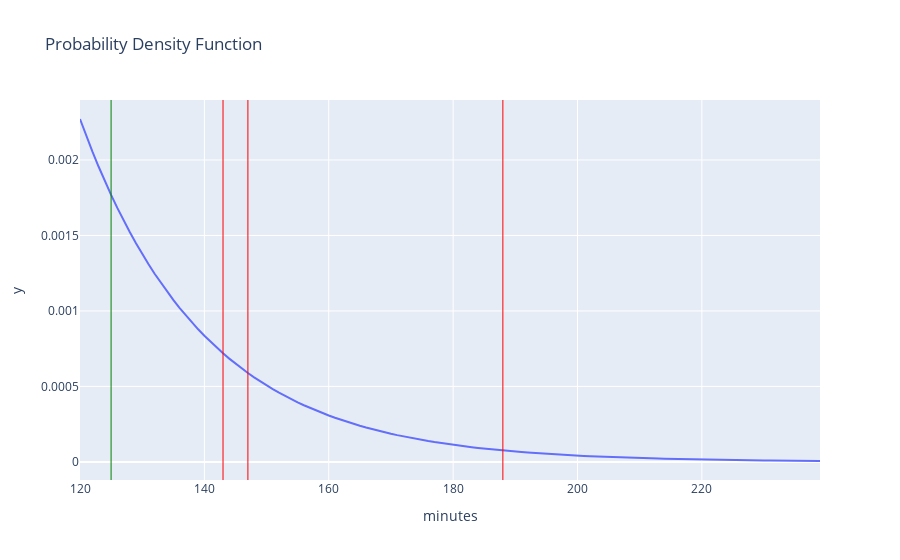
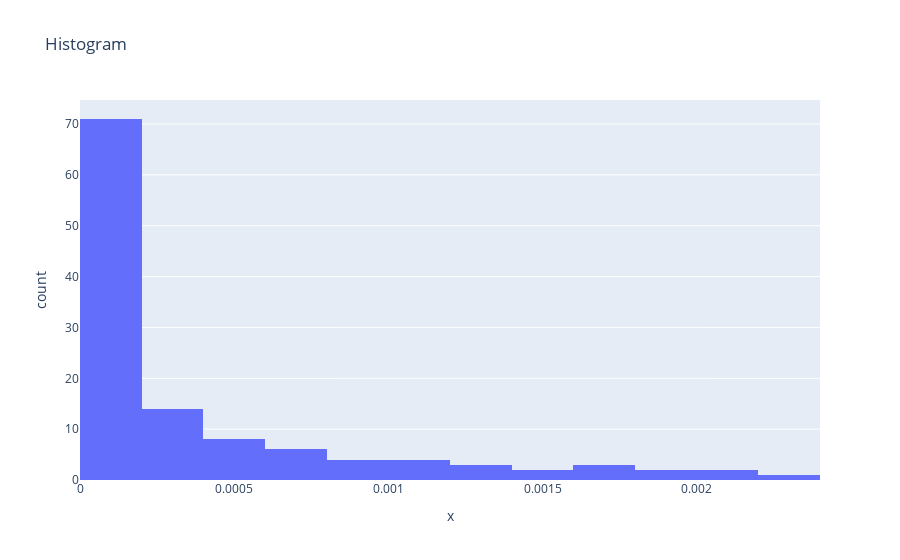

The cell these charts' notebook holds for them, in order:
### Code cell
import plotly_express as px
import pandas as pd
list=[];
for rec in range(120,240):
    list_rec = rec/60;
    list.append(list_rec)
x = []; pdf_list = []
exp_const, f_exp_pwr, s_exp_pwr, F, G, H , I = 2.718281828, 3, 7, 0, 0, 0, 0
for i in list:
    lwr_lim = i; upr_lim = i+1/60
    F = -abs(lwr_lim*f_exp_pwr); G = -abs(upr_lim*f_exp_pwr)
    H = -abs(lwr_lim*s_exp_pwr); I = -abs(upr_lim*s_exp_pwr)
    num1 = -abs(0.3131); num2 = -abs(0.0952)
    eqn1 = exp_const**G - exp_const**F; eqn2 = exp_const**I - exp_const**H
    eqn3 = num1*eqn1; eqn4 = num2*eqn2; pdf_eqn = eqn3 + eqn4
    x.append(lwr_lim*60)
    pdf_list.append(pdf_eqn*60)  
#Label the axes and show the plot
pdf_df = pd.DataFrame(data=pdf_list, index=x)
pdf_fig = px.line(pdf_df, x=x, y=pdf_list, title='Probability Density Function',
                labels=dict(x="minutes", y="y") 
                 )
mean = 125; q1 = 147; q2 = 143; q3 = 188;
pdf_fig.add_vline(x=mean, line_width=1, line_color="green")
pdf_fig.add_vline(x=q1, line_width=1, line_color="red")
pdf_fig.add_vline(x=q2, line_width=1, line_color="red")
pdf_fig.add_vline(x=q3, line_width=1, line_color="red")
pdf_fig.show()
#show the histogram
hist_df = pd.DataFrame(data=pdf_list, index=x)
hist_fig = px.histogram(hist_df, x=pdf_list, title='Histogram')
hist_fig.show()

### Figure 1 — Plotly figure (JSON) as saved in the notebook; plotly's stock layout.template omitted (floating-point values rounded to 4 significant figures)
{"data": [{"hovertemplate": "minutes=%{x}<br>y=%{y}<extra></extra>", "legendgroup": "", "line": {"color": "#636efa", "dash": "solid"}, "marker": {"symbol": "circle"}, "mode": "lines", "name": "", "orientation": "v", "showlegend": false, "type": "scatter", "x": [120, 121, 122, 123.0, 124.0, 125.0, 126, 127, 128, 129, 130, 131, 132, 133, 134, 135, 136, 137, 138, 139, 140, 141, 142, 143, 144, 145, 146, 147, 148, 149, 150, 151, 152, 153, 154, 155, 156, 157, 158, 159, 160, 161, 162, 163, 164, 165, 166, 167, 168, 169, 170, 171, 172, 173, 174, 175, 176, 177, 178, 179, 180, 181, 182, 183, 184, 185, 186, 187, 188, 189, 190, 191, 192, 193, 194, 195, 196, 197, 198, 199, 200, 201, 202, 203, 204, 205, 206, 207, 208, 209, 210, 211, 212, 213, 214, 215, 216, 217, 218, 219, 220, 221, 222, 223, 224, 225, 226, 227, 228, 229, 230, 231, 232, 233, 234, 235, 236, 237, 238, 239], "xaxis": "x", "y": [0.002272, 0.002161, 0.002055, 0.001955, 0.00186, 0.001769, 0.001683, 0.001601, 0.001523, 0.001448, 0.001378, 0.00131, 0.001247, 0.001186, 0.001128, 0.001073, 0.001021, 0.0009707, 0.0009234, 0.0008784, 0.0008355, 0.0007948, 0.000756, 0.0007191, 0.0006841, 0.0006507, 0.000619, 0.0005888, 0.0005601, 0.0005327, 0.0005068, 0.000482, 0.0004585, 0.0004362, 0.0004149, 0.0003947, 0.0003754, 0.0003571, 0.0003397, 0.0003231, 0.0003074, 0.0002924, 0.0002781, 0.0002645, 0.0002516, 0.0002394, 0.0002277, 0.0002166, 0.000206, 0.000196, 0.0001864, 0.0001773, 0.0001687, 0.0001605, 0.0001526, 0.0001452, 0.0001381, 0.0001314, 0.000125, 0.0001189, 0.0001131, 0.0001076, 0.0001023, 9.732e-05, 9.257e-05, 8.806e-05, 8.376e-05, 7.968e-05, 7.579e-05, 7.21e-05, 6.858e-05, 6.524e-05, 6.205e-05, 5.903e-05, 5.615e-05, 5.341e-05, 5.081e-05, 4.833e-05, 4.597e-05, 4.373e-05, 4.16e-05, 3.957e-05, 3.764e-05, 3.58e-05, 3.406e-05, 3.239e-05, 3.081e-05, 2.931e-05, 2.788e-05, 2.652e-05, 2.523e-05, 2.4e-05, 2.283e-05, 2.171e-05, 2.066e-05, 1.965e-05, 1.869e-05, 1.778e-05, 1.691e-05, 1.609e-05, 1.53e-05, 1.456e-05, 1.385e-05, 1.317e-05, 1.253e-05, 1.192e-05, 1.134e-05, 1.078e-05, 1.026e-05, 9.757e-06, 9.281e-06, 8.829e-06, 8.398e-06, 7.988e-06, 7.599e-06, 7.228e-06, 6.876e-06, 6.54e-06, 6.221e-06, 5.918e-06], "yaxis": "y"}], "layout": {"legend": {"tracegroupgap": 0}, "shapes": [{"line": {"color": "green", "width": 1}, "type": "line", "x0": 125, "x1": 125, "xref": "x", "y0": 0, "y1": 1, "yref": "y domain"}, {"line": {"color": "red", "width": 1}, "type": "line", "x0": 147, "x1": 147, "xref": "x", "y0": 0, "y1": 1, "yref": "y domain"}, {"line": {"color": "red", "width": 1}, "type": "line", "x0": 143, "x1": 143, "xref": "x", "y0": 0, "y1": 1, "yref": "y domain"}, {"line": {"color": "red", "width": 1}, "type": "line", "x0": 188, "x1": 188, "xref": "x", "y0": 0, "y1": 1, "yref": "y domain"}], "title": {"text": "Probability Density Function"}, "xaxis": {"anchor": "y", "domain": [0, 1], "title": {"text": "minutes"}}, "yaxis": {"anchor": "x", "domain": [0, 1], "title": {"text": "y"}}}}

### Figure 2 — Plotly figure (JSON) as saved in the notebook; plotly's stock layout.template omitted (floating-point values rounded to 4 significant figures)
{"data": [{"alignmentgroup": "True", "bingroup": "x", "hovertemplate": "x=%{x}<br>count=%{y}<extra></extra>", "legendgroup": "", "marker": {"color": "#636efa", "pattern": {"shape": ""}}, "name": "", "offsetgroup": "", "orientation": "v", "showlegend": false, "type": "histogram", "x": [0.002272, 0.002161, 0.002055, 0.001955, 0.00186, 0.001769, 0.001683, 0.001601, 0.001523, 0.001448, 0.001378, 0.00131, 0.001247, 0.001186, 0.001128, 0.001073, 0.001021, 0.0009707, 0.0009234, 0.0008784, 0.0008355, 0.0007948, 0.000756, 0.0007191, 0.0006841, 0.0006507, 0.000619, 0.0005888, 0.0005601, 0.0005327, 0.0005068, 0.000482, 0.0004585, 0.0004362, 0.0004149, 0.0003947, 0.0003754, 0.0003571, 0.0003397, 0.0003231, 0.0003074, 0.0002924, 0.0002781, 0.0002645, 0.0002516, 0.0002394, 0.0002277, 0.0002166, 0.000206, 0.000196, 0.0001864, 0.0001773, 0.0001687, 0.0001605, 0.0001526, 0.0001452, 0.0001381, 0.0001314, 0.000125, 0.0001189, 0.0001131, 0.0001076, 0.0001023, 9.732e-05, 9.257e-05, 8.806e-05, 8.376e-05, 7.968e-05, 7.579e-05, 7.21e-05, 6.858e-05, 6.524e-05, 6.205e-05, 5.903e-05, 5.615e-05, 5.341e-05, 5.081e-05, 4.833e-05, 4.597e-05, 4.373e-05, 4.16e-05, 3.957e-05, 3.764e-05, 3.58e-05, 3.406e-05, 3.239e-05, 3.081e-05, 2.931e-05, 2.788e-05, 2.652e-05, 2.523e-05, 2.4e-05, 2.283e-05, 2.171e-05, 2.066e-05, 1.965e-05, 1.869e-05, 1.778e-05, 1.691e-05, 1.609e-05, 1.53e-05, 1.456e-05, 1.385e-05, 1.317e-05, 1.253e-05, 1.192e-05, 1.134e-05, 1.078e-05, 1.026e-05, 9.757e-06, 9.281e-06, 8.829e-06, 8.398e-06, 7.988e-06, 7.599e-06, 7.228e-06, 6.876e-06, 6.54e-06, 6.221e-06, 5.918e-06], "xaxis": "x", "yaxis": "y"}], "layout": {"barmode": "relative", "legend": {"tracegroupgap": 0}, "title": {"text": "Histogram"}, "xaxis": {"anchor": "y", "domain": [0, 1], "title": {"text": "x"}}, "yaxis": {"anchor": "x", "domain": [0, 1], "title": {"text": "count"}}}}
